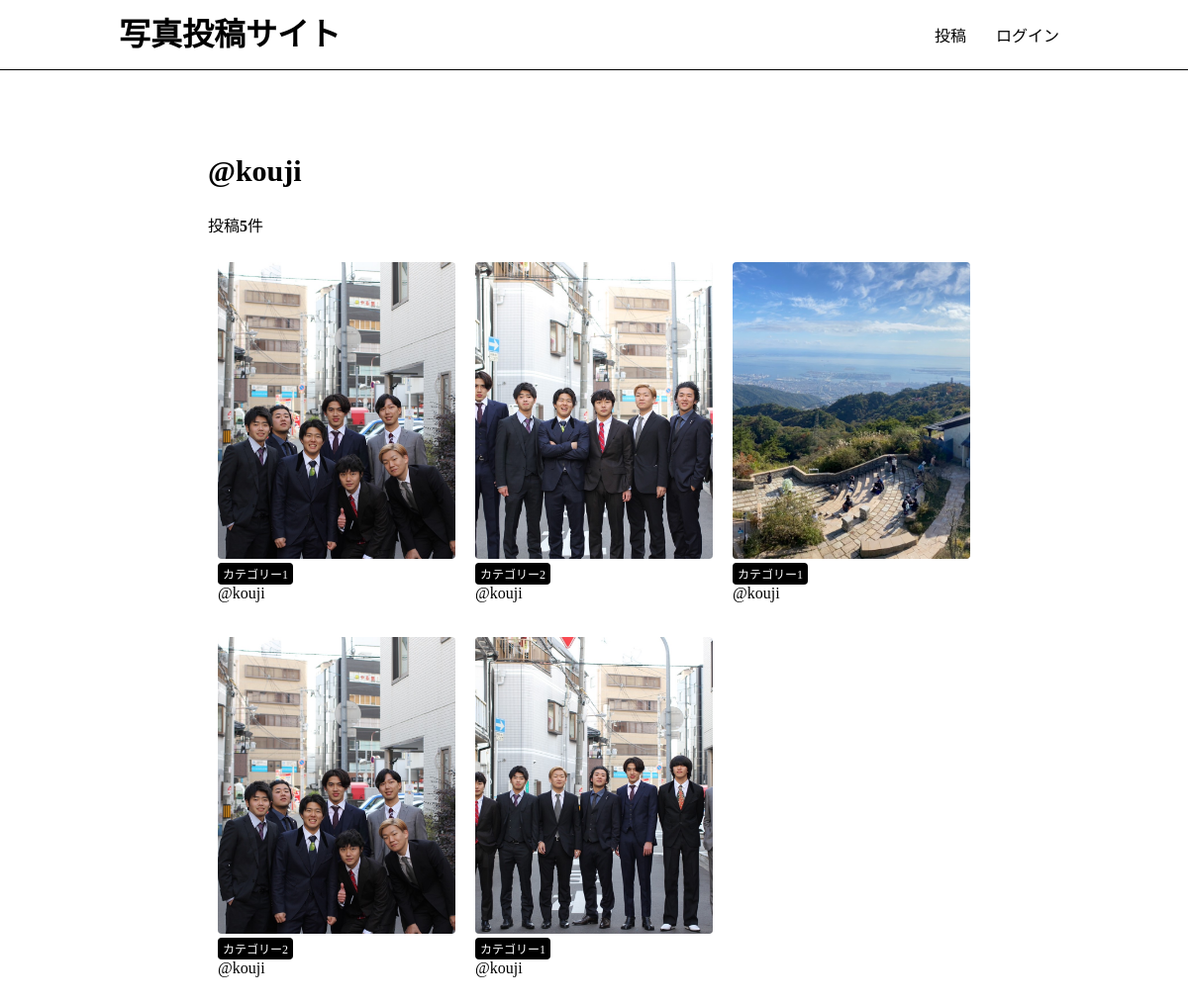
The page /users/1/ on the database its author committed.
### app/models.py (models this page shows, shortened)
class Photo(models.Model):
    title = models.CharField(max_length=150)
    comment = models.TextField(blank=True)
    image = models.ImageField(upload_to='photos')
    category = models.ForeignKey(Category,on_delete=models.PROTECT)
    user = models.ForeignKey(User, on_delete=models.CASCADE)
    created_at = models.DateTimeField(auto_now=True)

class Category(models.Model):
    title = models.CharField(max_length=20)
    def __str__(self):
       return self.title

### app/views.py (the view)
# urls.py: path('users/<int:pk>/', views.users_detail, name='users_detail'),
def users_detail(request, pk):
    user = get_object_or_404(User, pk=pk)
    photos = user.photo_set.all().order_by('-created_at')
    return render(request, 'app/users_detail.html', {'user': user,'photos': photos})

### app/templates/app/users_detail.html
{% extends 'app/base.html' %}
{% block content %}
<h2 class="user-name">@{{ user.username }}</h2>
{% if photos.count != 0 %}
	<p>投稿<strong>{{ photos.count }}</strong>件</p>
{% else %}
		{% if user == request.user %}
			<p>初めての投稿をしてみましょう!</p>
		{% else %}
			<p>@{{ user.username }}さんはまだ投稿していません。</p>
		{% endif %}
{% endif %}
{% include 'app/photos_list.html' %}
{% endblock %}

### app/templates/app/base.html (shortened to what this page needs)
{% load static %}
<!DOCTYPE html>
<html>
	<head>
    <link rel="stylesheet" type="text/css" href="{% static 'css/style.css' %}">
	</head>
	<body>
		<header>
			<div class="container">
					<h1><a href="{% url 'app:index' %}">写真投稿サイト</a></h1>
					<div class="header-menu">
						<a href="{% url 'app:photos_new' %}">投稿</a>
						{% if request.user.is_authenticated %}
								<a href="{% url 'app:users_detail' request.user.id %}">マイページ</a>
								<a href="{% url 'app:logout' %}">ログアウト</a>
						{% else %}
								<a href="{% url 'app:login' %}">ログイン</a>
						{% endif %}
			  </div>
			</div>
		</header>
		<div class="container">
			{% block content %}{% endblock %}
		</div>
	</body>
</html>

### app/templates/app/photos_list.html
<div class="photo-container">
{% for photo in photos %}
    <div class="photo">
       <a href="{% url 'app:photos_detail' photo.id %}">
           <img src="{{ photo.image.url }}" class="photo-img">
       </a>
       <div class="photo-info">
           <a href="{% url 'app:photos_category' category=photo.category %}"
              class="category">{{ photo.category }}</a>
           <a href="{% url 'app:users_detail' photo.user.id %}">@{{ photo.user }}</a>
       </div>
    </div>
{% endfor %}
</div>

### static/css/style.css (style rules this page uses)
html, body { margin: 0; }
div { box-sizing: border-box; }
a { text-decoration: none; color: #000; }
.container { width: 80%; margin: auto; overflow: auto; }
header { border-bottom: solid 1px #000; height: 70px; }
header .container { display: flex; justify-content: space-between; }
body > .container { width: 65%; padding-top: 60px; }
header h1 { margin: 0; height: 100%; line-height: 70px; }
.header-menu { display: flex; align-items: center; }
.header-menu a { padding: 10px; margin-left: 10px; }
.photo { width: calc(100%/3); float: left; padding: 10px; margin-bottom: 15px; }
.photo a { display: block; }
.photo-info .category { display: inline-block; padding: 2px 5px; border-radius: 4px; font-size: 12px; color: #fff; background-color: #000; }
.user-name { font-size: 30px; }
.photo-img { width: 100%; max-width: 500px; height: 300px; object-fit: cover; border-radius: 4px; }

### rows shown on the page
Photo: image (picture), category "カテゴリー1", user "kouji"
Photo: image (picture), category "カテゴリー2", user "kouji"
Photo: image (picture), category "カテゴリー1", user "kouji"
Photo: image (picture), category "カテゴリー2", user "kouji"
Photo: image (picture), category "カテゴリー1", user "kouji"

### other values the page prints
{{ user.username }} "kouji"
{{ photos.count }} "5"
